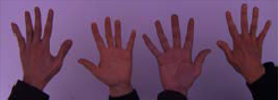
#> input picture CEIA_Computer_Vision/Computer_Vision_TPs/test_blue.png, 278 x 100 px
$ jupyter execute Computer_Vision_TP1.ipynb
#> lines starting #> are read from the running program, lines starting #| are printed output that depends on the picture
# Resolución trabajo práctico 1

## Parte 1

[cell 1]
'''
Importing required libraries for computer vision tp01
'''

import numpy as np
import cv2 as cv
import matplotlib.pyplot as plt

1.Implementar el algoritmo de White Patch para librarnos de las diferencias de color de iluminación.

[cell 2]
# Definición de la función white_patch

def white_patch(image, percentile=100):
    # Conversión de la imagen a tipo float32 para calculos de maximos y percentiles
    img_float = image.astype(np.float32)

    # Encontrar valor máximo o percentil para cada canal
    if percentile == 100:
        ref = np.max(img_float, axis=(0, 1))
    else:
        ref = np.percentile(img_float, percentile, axis=(0, 1))

    # Asegurar que el valor de referencia no sea menor a 1 para evitar división por cero
    ref = np.clip(ref, 1, None)

    # Corrección de la imagen
    corrected = img_float * (255.0 / ref)
    corrected = np.clip(corrected, 0, 255).astype(np.uint8)
    return corrected

image_1 = cv.imread('test_blue.png')
#> image_1 is the input picture: shape (100, 278, 3); mean B, G, R 100.7, 69.5, 103
image_2 = cv.imread('test_red.png')
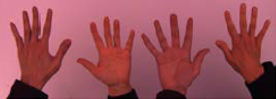
#> input picture CEIA_Computer_Vision/Computer_Vision_TPs/test_red.png, 276 x 99 px
#> image_2 is the input picture: shape (99, 276, 3); mean B, G, R 91.2, 81.1, 155.8
image_3 = cv.imread('test_green.png')
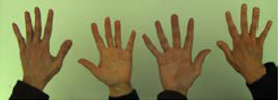
#> input picture CEIA_Computer_Vision/Computer_Vision_TPs/test_green.png, 278 x 100 px
#> image_3 is the input picture: shape (100, 278, 3); mean B, G, R 83.6, 131.1, 129.4

balanced_image_1 = white_patch(image_1, percentile=90)
#> in white_patch, `ref = np.percentile(img_float, percentile, axis=(0, 1))`: ref = [159, 107, 140]
#> in white_patch, `corrected = img_float * (255.0 / ref)`:
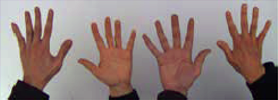
#> corrected: shape (100, 278, 3) float64; mean B, G, R 161.5, 165.6, 187.6; drawn with min black and max white
#> in white_patch, `corrected = np.clip(corrected, 0, 255).astype(np.uint8)`:
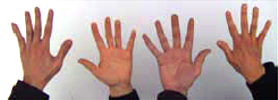
#> corrected: shape (100, 278, 3); mean B, G, R 158.9, 163, 185.7
balanced_image_2 = white_patch(image_2, percentile=90)
#> call 2 of white_patch, with percentile = 90
#> in white_patch (call 2), `ref = np.percentile(img_float, percentile, axis=(0, 1))`: ref = [145, 124, 209]
#> in white_patch (call 2), `corrected = img_float * (255.0 / ref)`:
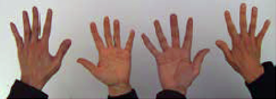
#> corrected: shape (99, 276, 3) float64; mean B, G, R 160.3, 166.8, 190.1; drawn with min black and max white
#> in white_patch (call 2), `corrected = np.clip(corrected, 0, 255).astype(np.uint8)`:
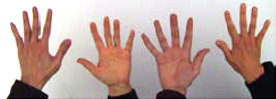
#> corrected: shape (99, 276, 3); mean B, G, R 158, 164, 188
balanced_image_3 = white_patch(image_3, percentile=90)
#> call 3 of white_patch, with percentile = 90
#> in white_patch (call 3), `ref = np.percentile(img_float, percentile, axis=(0, 1))`: ref = [134, 201, 176]
#> in white_patch (call 3), `corrected = img_float * (255.0 / ref)`:
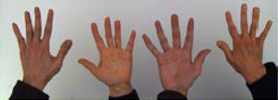
#> corrected: shape (100, 278, 3) float64; mean B, G, R 159, 166.3, 187.4; drawn with min black and max white
#> in white_patch (call 3), `corrected = np.clip(corrected, 0, 255).astype(np.uint8)`:
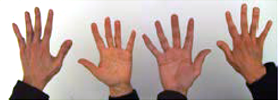
#> corrected: shape (100, 278, 3); mean B, G, R 156.8, 163.6, 185.6

cv.imwrite('balanced_test_blue.png', balanced_image_1)
cv.imwrite('balanced_test_red.png', balanced_image_2)
cv.imwrite('balanced_test_green.png', balanced_image_3)
#> Out = True

2. Mostrar los resultados obtenidos y analizar las posibles fallas en el caso de White Patch

[cell 3]
plt.imshow(balanced_image_1)
plt.title('Balanced Blue Image')

[cell 4]
plt.imshow(balanced_image_2)
plt.title('Balanced Red Image')

[cell 5]
plt.imshow(balanced_image_3)
plt.title('Balanced Green Image')

## Parte 2

1. Para las imagenes img1_tp.png y img2_tp.png leerlas con OpenCV en escala de grises y visualizarlas.

[cell 6]
# Reading images in grayscale

img_1 = cv.imread('img1_tp.png',cv.IMREAD_GRAYSCALE)
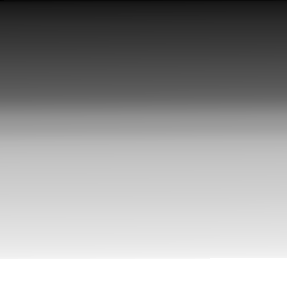
#> input picture CEIA_Computer_Vision/Computer_Vision_TPs/img1_tp.png, 287 x 288 px
#> img_1 is the input picture: shape (288, 287); min 2, max 255, mean 154.8
img_2 = cv.imread('img2_tp.png',cv.IMREAD_GRAYSCALE)
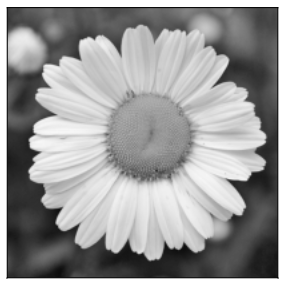
#> input picture CEIA_Computer_Vision/Computer_Vision_TPs/img2_tp.png, 287 x 288 px
#> img_2 is the input picture: shape (288, 287); min 2, max 255, mean 154.8

# Displaying image 1

plt.imshow(img_1, cmap='gray')
plt.title('Imagen 1')
